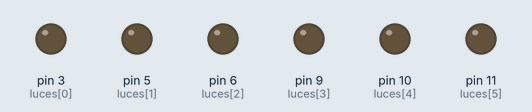
This sketch was run on a simulated Arduino Uno, built with avr-gcc and run on an emulated ATmega328P. Shown: output pins drawn as LEDs (lit = HIGH). Random numbers use the default seed unless the sketch sets one.

Above: at 0.15 s.
At 2.63 s:
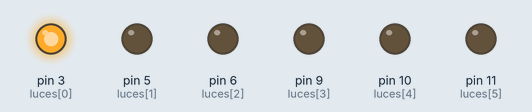
At 3.03 s:
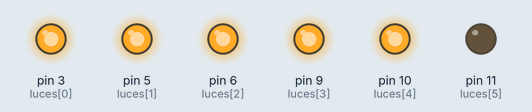
At 3.63 s:
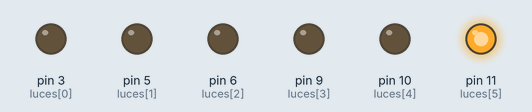
At 7.81 s:
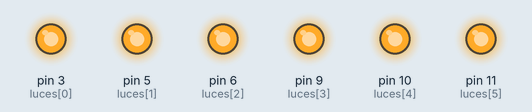
Timing chart, 0 to 7.9 s (numbered marks = the images above):
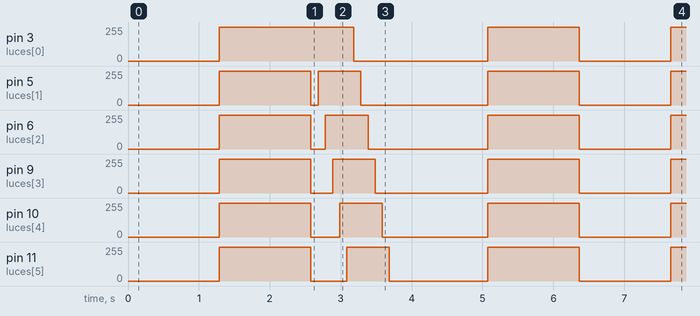

Measured:
- by itself, pin 3 (luces[0]): goes 255/255 1.9 s, 0/255 1.9 s, 255/255 1.3 s, 0/255 1.3 s, then 255/255
- by itself, pin 5 (luces[1]): goes 255/255 1.3 s, 0/255 0.11 s, 255/255 0.60 s, 0/255 1.8 s, 255/255 1.3 s, 0/255 1.3 s, then 255/255
- by itself, pin 6 (luces[2]): goes 255/255 1.3 s, 0/255 0.21 s, 255/255 0.60 s, 0/255 1.7 s, 255/255 1.3 s, 0/255 1.3 s, then 255/255
- by itself, pin 9 (luces[3]): goes 255/255 1.3 s, 0/255 0.31 s, 255/255 0.60 s, 0/255 1.6 s, 255/255 1.3 s, 0/255 1.3 s, then 255/255
- by itself, pin 10 (luces[4]): goes 255/255 1.3 s, 0/255 0.41 s, 255/255 0.60 s, 0/255 1.5 s, 255/255 1.3 s, 0/255 1.3 s, then 255/255
- by itself, pin 11 (luces[5]): goes 255/255 1.3 s, 0/255 0.51 s, 255/255 0.60 s, 0/255 1.4 s, 255/255 1.3 s, 0/255 1.3 s, then 255/255

The sketch:

star.ino
```cpp
int luces[] = {3, 5, 6, 9, 10, 11};

void setup() {
  for(int i = 0; i <= 5; i++){
    pinMode(luces[i], OUTPUT);
  }
  randomSeed(analogRead(A0));
}

void loop() {
  int aleatorio = random(2);
  switch(aleatorio) {
    case 0:
      encendido_pwm();
      break;
    case 1:
      giro();
      break;
  }
}

void giro() {
  for(int i = 0; i <= 5; i++){
    digitalWrite(luces[i], HIGH);
    delay(100);
  }
  for(int i = 0; i <= 5; i++){
    digitalWrite(luces[i], LOW);
    delay(100);
  }
}

void encendido_pwm() {
  for(int j = 0; j <= 255; j++) {
    for(int i = 0; i <= 5; i++) {
      analogWrite(luces[i], j);
    }
    delay(5);
  }

  for(int j = 0; j <= 255; j++) {
    for(int i = 0; i <= 5; i++) {
      analogWrite(luces[i], 255 - j);
    }
    delay(5);
  }
}
```
